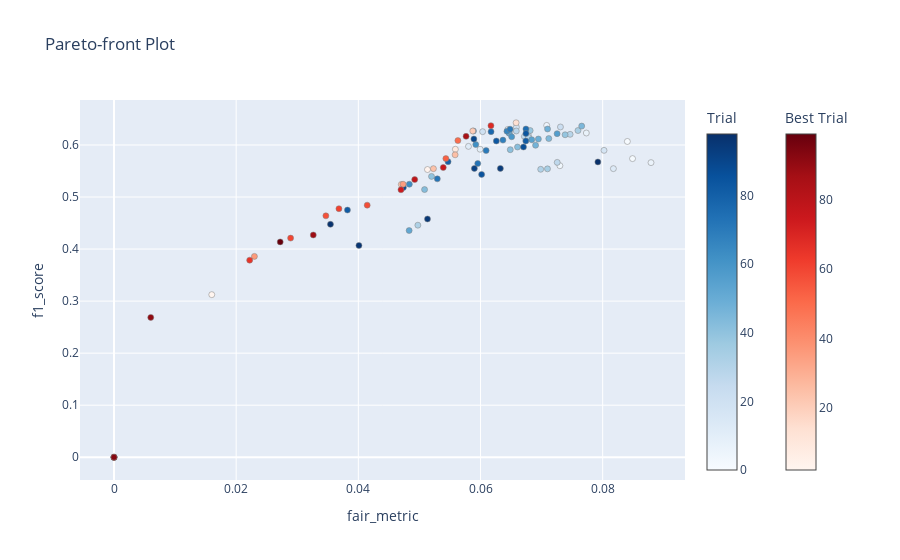

Write notebook code for a chart like this one.
### Code cell
optuna.visualization.plot_pareto_front(results[0], target_names=["fair_metric", "f1_score"], include_dominated_trials = True)
